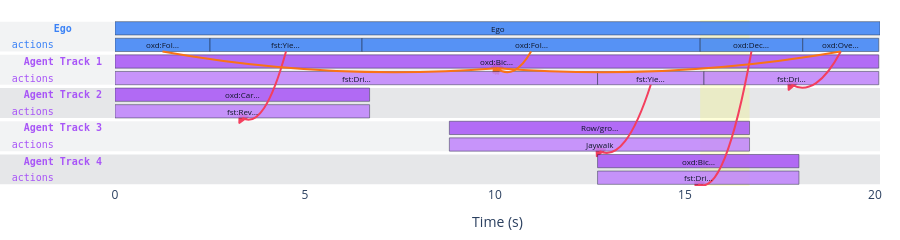

The code cell stored with this chart in its notebook:
### Markdown cell above
## 7. `families=[...]` — render only selected annotation families

Every visualize entry point (`seq.visualize`, `render_timeline`,
`matches.visualize`) accepts a `families` whitelist. Pass a list
of family leaves — `"action"`, `"condition"`, `"containment"`,
`"property"`, `"pose"`, `"state"`,
`"signal_head"`, `"env_control"`, `"physical_containment"` —
and the timeline collapses to just those rows.

`Influence` records remain queryable but are intentionally omitted
from DevKit timeline rows; action-rooted `because_of` relationships
are represented as arrows instead. The former
`families=["influence"]` selector remains accepted as a compatibility
no-op.

Parent entity headers ("Env Track 1", "Agent Track 2", ...) are
NOT named in the whitelist. They auto-render for any entity
whose sub-rows survive the filter; entities with zero
surviving sub-rows drop entirely (no orphan headers). This is
the same composition rule used by `track_groups`, `entity_kinds`,
`agent_ids`, and the clip-local `track_visibility` switches:
every supplied segment filter ANDs together.

### Code cell
# Just the action rows across the clip — ego actions and any
# agent actions, with their entity headers as the only context.
viz.render_timeline(
    seq,
    highlight=(m.interval.start, m.interval.end),
    families=["action"],
)

### Figure 1 — Plotly figure (JSON) as saved in the notebook; plotly's stock layout.template omitted (floating-point values rounded to 4 significant figures)
{"data": [{"hoverinfo": "text", "hovertext": "Ego<br>[0.00s – 20.13s]<br>track: ego_act", "marker": {"color": "#3b82f6", "opacity": 0, "size": 20}, "mode": "markers", "name": "hover:segment:ego_parent_2", "showlegend": false, "type": "scatter", "x": [10.07], "xaxis": "x", "y": [0.0], "yaxis": "y"}, {"hoverinfo": "text", "hovertext": "oxd:FollowRoadUser<br>[0.00s – 2.50s]<br>track: ego_act", "marker": {"color": "#3b82f6", "opacity": 0, "size": 20}, "mode": "markers", "name": "hover:segment:ego_act_3", "showlegend": false, "type": "scatter", "x": [1.25], "xaxis": "x", "y": [1.0], "yaxis": "y"}, {"hoverinfo": "text", "hovertext": "fst:Yield<br>[2.50s – 6.50s]<br>track: ego_act", "marker": {"color": "#3b82f6", "opacity": 0, "size": 20}, "mode": "markers", "name": "hover:segment:ego_act_4", "showlegend": false, "type": "scatter", "x": [4.5], "xaxis": "x", "y": [1.0], "yaxis": "y"}, {"hoverinfo": "text", "hovertext": "oxd:FollowRoadUser<br>[6.50s – 15.40s]<br>track: ego_act", "marker": {"color": "#3b82f6", "opacity": 0, "size": 20}, "mode": "markers", "name": "hover:segment:ego_act_5", "showlegend": false, "type": "scatter", "x": [10.95], "xaxis": "x", "y": [1.0], "yaxis": "y"}, {"hoverinfo": "text", "hovertext": "oxd:Decelerate<br>[15.40s – 18.10s]<br>track: ego_act", "marker": {"color": "#3b82f6", "opacity": 0, "size": 20}, "mode": "markers", "name": "hover:segment:ego_act_6", "showlegend": false, "type": "scatter", "x": [16.75], "xaxis": "x", "y": [1.0], "yaxis": "y"}, {"hoverinfo": "text", "hovertext": "oxd:Overtake<br>[18.10s – 20.10s]<br>track: ego_act", "marker": {"color": "#3b82f6", "opacity": 0, "size": 20}, "mode": "markers", "name": "hover:segment:ego_act_7", "showlegend": false, "type": "scatter", "x": [19.1], "xaxis": "x", "y": [1.0], "yaxis": "y"}, {"hoverinfo": "text", "hovertext": "oxd:Bicycle [Agent]<br>[0.00s – 20.10s]<br>track: agent_0", "marker": {"color": "#a855f7", "opacity": 0, "size": 20}, "mode": "markers", "name": "hover:segment:agent_0_12", "showlegend": false, "type": "scatter", "x": [10.05], "xaxis": "x", "y": [2.0], "yaxis": "y"}, {"hoverinfo": "text", "hovertext": "fst:DrivingInLane<br>[0.00s – 12.70s]<br>track: agent_0", "marker": {"color": "#c084fc", "opacity": 0, "size": 20}, "mode": "markers", "name": "hover:segment:agent_action_0_0_13", "showlegend": false, "type": "scatter", "x": [6.35], "xaxis": "x", "y": [3.0], "yaxis": "y"}, {"hoverinfo": "text", "hovertext": "fst:Yield<br>[12.70s – 15.50s]<br>track: agent_0", "marker": {"color": "#c084fc", "opacity": 0, "size": 20}, "mode": "markers", "name": "hover:segment:agent_action_0_1_14", "showlegend": false, "type": "scatter", "x": [14.1], "xaxis": "x", "y": [3.0], "yaxis": "y"}, {"hoverinfo": "text", "hovertext": "fst:DrivingInLane<br>[15.50s – 20.10s]<br>track: agent_0", "marker": {"color": "#c084fc", "opacity": 0, "size": 20}, "mode": "markers", "name": "hover:segment:agent_action_0_2_15", "showlegend": false, "type": "scatter", "x": [17.8], "xaxis": "x", "y": [3.0], "yaxis": "y"}, {"hoverinfo": "text", "hovertext": "oxd:Car [Agent]<br>[0.00s – 6.70s]<br>track: agent_1", "marker": {"color": "#a855f7", "opacity": 0, "size": 20}, "mode": "markers", "name": "hover:segment:agent_1_19", "showlegend": false, "type": "scatter", "x": [3.35], "xaxis": "x", "y": [4.0], "yaxis": "y"}, {"hoverinfo": "text", "hovertext": "fst:Reverse<br>[0.00s – 6.70s]<br>track: agent_1", "marker": {"color": "#c084fc", "opacity": 0, "size": 20}, "mode": "markers", "name": "hover:segment:agent_action_1_0_20", "showlegend": false, "type": "scatter", "x": [3.35], "xaxis": "x", "y": [5.0], "yaxis": "y"}, {"hoverinfo": "text", "hovertext": "Row/group Pedestrian (Adult) [Agent]<br>[8.80s – 16.70s]<br>track: agent_2", "marker": {"color": "#a855f7", "opacity": 0, "size": 20}, "mode": "markers", "name": "hover:segment:agent_2_23", "showlegend": false, "type": "scatter", "x": [12.75], "xaxis": "x", "y": [6.0], "yaxis": "y"}, {"hoverinfo": "text", "hovertext": "Jaywalk<br>[8.80s – 16.70s]<br>track: agent_2", "marker": {"color": "#c084fc", "opacity": 0, "size": 20}, "mode": "markers", "name": "hover:segment:agent_action_2_0_24", "showlegend": false, "type": "scatter", "x": [12.75], "xaxis": "x", "y": [7.0], "yaxis": "y"}, {"hoverinfo": "text", "hovertext": "oxd:Bicycle [Agent]<br>[12.70s – 18.00s]<br>track: agent_3", "marker": {"color": "#a855f7", "opacity": 0, "size": 20}, "mode": "markers", "name": "hover:segment:agent_3_27", "showlegend": false, "type": "scatter", "x": [15.35], "xaxis": "x", "y": [8.0], "yaxis": "y"}, {"hoverinfo": "text", "hovertext": "fst:DrivingInLane<br>[12.70s – 18.00s]<br>track: agent_3", "marker": {"color": "#c084fc", "opacity": 0, "size": 20}, "mode": "markers", "name": "hover:segment:agent_action_3_0_28", "showlegend": false, "type": "scatter", "x": [15.35], "xaxis": "x", "y": [9.0], "yaxis": "y"}, {"hoverinfo": "text", "hovertext": "because_of<br>fst:Yield<br>  → fst:Reverse", "marker": {"angle": -35.71, "color": "#f43f5e", "line": {"color": "#f43f5e", "width": 1.5}, "size": 10, "symbol": "triangle-up"}, "mode": "markers", "name": "arrowhead:because_of:ego_act_4->agent_action_1_0_20", "showlegend": false, "type": "scatter", "x": [3.35], "xaxis": "x", "y": [5.4], "yaxis": "y"}, {"hoverinfo": "text", "hovertext": "because_of<br>fst:Yield<br>  → fst:Reverse", "marker": {"color": "#f43f5e", "opacity": 0, "size": 18}, "mode": "markers", "name": "hover:arrow:because_of:ego_act_4->agent_action_1_0_20", "showlegend": false, "type": "scatter", "x": [3.925], "xaxis": "x", "y": [4.8], "yaxis": "y"}, {"hoverinfo": "text", "hovertext": "because_of<br>oxd:Decelerate<br>  → fst:DrivingInLane", "marker": {"angle": -41.19, "color": "#f43f5e", "line": {"color": "#f43f5e", "width": 1.5}, "size": 10, "symbol": "triangle-up"}, "mode": "markers", "name": "arrowhead:because_of:ego_act_6->agent_action_3_0_28", "showlegend": false, "type": "scatter", "x": [15.35], "xaxis": "x", "y": [9.4], "yaxis": "y"}, {"hoverinfo": "text", "hovertext": "because_of<br>oxd:Decelerate<br>  → fst:DrivingInLane", "marker": {"color": "#f43f5e", "opacity": 0, "size": 18}, "mode": "markers", "name": "hover:arrow:because_of:ego_act_6->agent_action_3_0_28", "showlegend": false, "type": "scatter", "x": [16.05], "xaxis": "x", "y": [7.8], "yaxis": "y"}, {"hoverinfo": "text", "hovertext": "because_of<br>oxd:Overtake<br>  → fst:DrivingInLane", "marker": {"angle": -39.09, "color": "#f43f5e", "line": {"color": "#f43f5e", "width": 1.5}, "size": 10, "symbol": "triangle-up"}, "mode": "markers", "name": "arrowhead:because_of:ego_act_7->agent_action_0_2_15", "showlegend": false, "type": "scatter", "x": [17.8], "xaxis": "x", "y": [3.4], "yaxis": "y"}, {"hoverinfo": "text", "hovertext": "because_of<br>oxd:Overtake<br>  → fst:DrivingInLane", "marker": {"color": "#f43f5e", "opacity": 0, "size": 18}, "mode": "markers", "name": "hover:arrow:because_of:ego_act_7->agent_action_0_2_15", "showlegend": false, "type": "scatter", "x": [18.45], "xaxis": "x", "y": [3.3], "yaxis": "y"}, {"hoverinfo": "text", "hovertext": "because_of<br>fst:Yield<br>  → Jaywalk", "marker": {"angle": -40.16, "color": "#f43f5e", "line": {"color": "#f43f5e", "width": 1.5}, "size": 10, "symbol": "triangle-up"}, "mode": "markers", "name": "arrowhead:because_of:agent_action_0_1_14->agent_action_2_0_24", "showlegend": false, "type": "scatter", "x": [12.75], "xaxis": "x", "y": [7.4], "yaxis": "y"}, {"hoverinfo": "text", "hovertext": "because_of<br>fst:Yield<br>  → Jaywalk", "marker": {"color": "#f43f5e", "opacity": 0, "size": 18}, "mode": "markers", "name": "hover:arrow:because_of:agent_action_0_1_14->agent_action_2_0_24", "showlegend": false, "type": "scatter", "x": [13.43], "xaxis": "x", "y": [6.8], "yaxis": "y"}, {"hoverinfo": "text", "hovertext": "action_target<br>oxd:FollowRoadUser<br>  → oxd:Bicycle [Agent]", "marker": {"angle": 79.7, "color": "#f97316", "line": {"color": "#f97316", "width": 1.5}, "size": 10, "symbol": "triangle-up"}, "mode": "markers", "name": "arrowhead:action_target:ego_act_3->agent_0_12", "showlegend": false, "type": "scatter", "x": [10.05], "xaxis": "x", "y": [2.4], "yaxis": "y"}, {"hoverinfo": "text", "hovertext": "action_target<br>oxd:FollowRoadUser<br>  → oxd:Bicycle [Agent]", "marker": {"color": "#f97316", "opacity": 0, "size": 18}, "mode": "markers", "name": "hover:arrow:action_target:ego_act_3->agent_0_12", "showlegend": false, "type": "scatter", "x": [5.65], "xaxis": "x", "y": [2.55], "yaxis": "y"}, {"hoverinfo": "text", "hovertext": "action_target<br>oxd:FollowRoadUser<br>  → oxd:Bicycle [Agent]", "marker": {"angle": -29.36, "color": "#f97316", "line": {"color": "#f97316", "width": 1.5}, "size": 10, "symbol": "triangle-up"}, "mode": "markers", "name": "arrowhead:action_target:ego_act_5->agent_0_12", "showlegend": false, "type": "scatter", "x": [10.05], "xaxis": "x", "y": [2.4], "yaxis": "y"}, {"hoverinfo": "text", "hovertext": "action_target<br>oxd:FollowRoadUser<br>  → oxd:Bicycle [Agent]", "marker": {"color": "#f97316", "opacity": 0, "size": 18}, "mode": "markers", "name": "hover:arrow:action_target:ego_act_5->agent_0_12", "showlegend": false, "type": "scatter", "x": [10.5], "xaxis": "x", "y": [2.55], "yaxis": "y"}, {"hoverinfo": "text", "hovertext": "action_target<br>oxd:Overtake<br>  → oxd:Bicycle [Agent]", "marker": {"angle": -79.97, "color": "#f97316", "line": {"color": "#f97316", "width": 1.5}, "size": 10, "symbol": "triangle-up"}, "mode": "markers", "name": "arrowhead:action_target:ego_act_7->agent_0_12", "showlegend": false, "type": "scatter", "x": [10.05], "xaxis": "x", "y": [2.4], "yaxis": "y"}, {"hoverinfo": "text", "hovertext": "action_target<br>oxd:Overtake<br>  → oxd:Bicycle [Agent]", "marker": {"color": "#f97316", "opacity": 0, "size": 18}, "mode": "markers", "name": "hover:arrow:action_target:ego_act_7->agent_0_12", "showlegend": false, "type": "scatter", "x": [14.57], "xaxis": "x", "y": [2.55], "yaxis": "y"}], "layout": {"annotations": [{"font": {"color": "#0f172a", "size": 8}, "name": "label:ego_parent_2", "showarrow": false, "text": "Ego", "x": 10.07, "xref": "x", "y": 0.0, "yref": "y"}, {"font": {"color": "#0f172a", "size": 8}, "name": "label:ego_act_3", "showarrow": false, "text": "oxd:Fol…", "x": 1.25, "xref": "x", "y": 1.0, "yref": "y"}, {"font": {"color": "#0f172a", "size": 8}, "name": "label:ego_act_4", "showarrow": false, "text": "fst:Yie…", "x": 4.5, "xref": "x", "y": 1.0, "yref": "y"}, {"font": {"color": "#0f172a", "size": 8}, "name": "label:ego_act_5", "showarrow": false, "text": "oxd:Fol…", "x": 10.95, "xref": "x", "y": 1.0, "yref": "y"}, {"font": {"color": "#0f172a", "size": 8}, "name": "label:ego_act_6", "showarrow": false, "text": "oxd:Dec…", "x": 16.75, "xref": "x", "y": 1.0, "yref": "y"}, {"font": {"color": "#0f172a", "size": 8}, "name": "label:ego_act_7", "showarrow": false, "text": "oxd:Ove…", "x": 19.1, "xref": "x", "y": 1.0, "yref": "y"}, {"font": {"color": "#0f172a", "size": 8}, "name": "label:agent_0_12", "showarrow": false, "text": "oxd:Bic…", "x": 10.05, "xref": "x", "y": 2.0, "yref": "y"}, {"font": {"color": "#0f172a", "size": 8}, "name": "label:agent_action_0_0_13", "showarrow": false, "text": "fst:Dri…", "x": 6.35, "xref": "x", "y": 3.0, "yref": "y"}, {"font": {"color": "#0f172a", "size": 8}, "name": "label:agent_action_0_1_14", "showarrow": false, "text": "fst:Yie…", "x": 14.1, "xref": "x", "y": 3.0, "yref": "y"}, {"font": {"color": "#0f172a", "size": 8}, "name": "label:agent_action_0_2_15", "showarrow": false, "text": "fst:Dri…", "x": 17.8, "xref": "x", "y": 3.0, "yref": "y"}, {"font": {"color": "#0f172a", "size": 8}, "name": "label:agent_1_19", "showarrow": false, "text": "oxd:Car…", "x": 3.35, "xref": "x", "y": 4.0, "yref": "y"}, {"font": {"color": "#0f172a", "size": 8}, "name": "label:agent_action_1_0_20", "showarrow": false, "text": "fst:Rev…", "x": 3.35, "xref": "x", "y": 5.0, "yref": "y"}, {"font": {"color": "#0f172a", "size": 8}, "name": "label:agent_2_23", "showarrow": false, "text": "Row/gro…", "x": 12.75, "xref": "x", "y": 6.0, "yref": "y"}, {"font": {"color": "#0f172a", "size": 8}, "name": "label:agent_action_2_0_24", "showarrow": false, "text": "Jaywalk", "x": 12.75, "xref": "x", "y": 7.0, "yref": "y"}, {"font": {"color": "#0f172a", "size": 8}, "name": "label:agent_3_27", "showarrow": false, "text": "oxd:Bic…", "x": 15.35, "xref": "x", "y": 8.0, "yref": "y"}, {"font": {"color": "#0f172a", "size": 8}, "name": "label:agent_action_3_0_28", "showarrow": false, "text": "fst:Dri…", "x": 15.35, "xref": "x", "y": 9.0, "yref": "y"}], "height": 240, "margin": {"b": 40, "l": 80, "r": 20, "t": 20}, "shapes": [{"fillcolor": "rgba(15, 23, 42, 0.05)", "layer": "below", "line": {"width": 0}, "name": "entity_block:Ego:0", "opacity": 1.0, "type": "rect", "x0": -0.18, "x1": 1.0, "xref": "paper", "y0": -0.4, "y1": 1.4, "yref": "y"}, {"fillcolor": "rgba(15, 23, 42, 0.05)", "layer": "below", "line": {"width": 0}, "name": "entity_block:Agents:0", "opacity": 1.0, "type": "rect", "x0": -0.18, "x1": 1.0, "xref": "paper", "y0": 1.6, "y1": 3.4, "yref": "y"}, {"fillcolor": "rgba(15, 23, 42, 0.1)", "layer": "below", "line": {"width": 0}, "name": "entity_block:Agents:1", "opacity": 1.0, "type": "rect", "x0": -0.18, "x1": 1.0, "xref": "paper", "y0": 3.6, "y1": 5.4, "yref": "y"}, {"fillcolor": "rgba(15, 23, 42, 0.05)", "layer": "below", "line": {"width": 0}, "name": "entity_block:Agents:2", "opacity": 1.0, "type": "rect", "x0": -0.18, "x1": 1.0, "xref": "paper", "y0": 5.6, "y1": 7.4, "yref": "y"}, {"fillcolor": "rgba(15, 23, 42, 0.1)", "layer": "below", "line": {"width": 0}, "name": "entity_block:Agents:3", "opacity": 1.0, "type": "rect", "x0": -0.18, "x1": 1.0, "xref": "paper", "y0": 7.6, "y1": 9.4, "yref": "y"}, {"fillcolor": "yellow", "layer": "below", "line": {"width": 0}, "name": "highlight", "opacity": 0.15, "type": "rect", "x0": 15.4, "x1": 16.7, "xref": "x", "y0": -0.5, "y1": 9.5, "yref": "y"}, {"fillcolor": "#3b82f6", "layer": "above", "line": {"color": "#0f172a", "width": 0.5}, "name": "segment:ego_parent_2", "opacity": 0.85, "type": "rect", "x0": 0.0, "x1": 20.13, "xref": "x", "y0": -0.4, "y1": 0.4, "yref": "y"}, {"fillcolor": "#3b82f6", "layer": "above", "line": {"color": "#0f172a", "width": 0.5}, "name": "segment:ego_act_3", "opacity": 0.85, "type": "rect", "x0": 0.0, "x1": 2.5, "xref": "x", "y0": 0.6, "y1": 1.4, "yref": "y"}, {"fillcolor": "#3b82f6", "layer": "above", "line": {"color": "#0f172a", "width": 0.5}, "name": "segment:ego_act_4", "opacity": 0.85, "type": "rect", "x0": 2.5, "x1": 6.5, "xref": "x", "y0": 0.6, "y1": 1.4, "yref": "y"}, {"fillcolor": "#3b82f6", "layer": "above", "line": {"color": "#0f172a", "width": 0.5}, "name": "segment:ego_act_5", "opacity": 0.85, "type": "rect", "x0": 6.5, "x1": 15.4, "xref": "x", "y0": 0.6, "y1": 1.4, "yref": "y"}, {"fillcolor": "#3b82f6", "layer": "above", "line": {"color": "#0f172a", "width": 0.5}, "name": "segment:ego_act_6", "opacity": 0.85, "type": "rect", "x0": 15.4, "x1": 18.1, "xref": "x", "y0": 0.6, "y1": 1.4, "yref": "y"}, {"fillcolor": "#3b82f6", "layer": "above", "line": {"color": "#0f172a", "width": 0.5}, "name": "segment:ego_act_7", "opacity": 0.85, "type": "rect", "x0": 18.1, "x1": 20.1, "xref": "x", "y0": 0.6, "y1": 1.4, "yref": "y"}, {"fillcolor": "#a855f7", "layer": "above", "line": {"color": "#0f172a", "width": 0.5}, "name": "segment:agent_0_12", "opacity": 0.85, "type": "rect", "x0": 0.0, "x1": 20.1, "xref": "x", "y0": 1.6, "y1": 2.4, "yref": "y"}, {"fillcolor": "#c084fc", "layer": "above", "line": {"color": "#0f172a", "width": 0.5}, "name": "segment:agent_action_0_0_13", "opacity": 0.85, "type": "rect", "x0": 0.0, "x1": 12.7, "xref": "x", "y0": 2.6, "y1": 3.4, "yref": "y"}, {"fillcolor": "#c084fc", "layer": "above", "line": {"color": "#0f172a", "width": 0.5}, "name": "segment:agent_action_0_1_14", "opacity": 0.85, "type": "rect", "x0": 12.7, "x1": 15.5, "xref": "x", "y0": 2.6, "y1": 3.4, "yref": "y"}, {"fillcolor": "#c084fc", "layer": "above", "line": {"color": "#0f172a", "width": 0.5}, "name": "segment:agent_action_0_2_15", "opacity": 0.85, "type": "rect", "x0": 15.5, "x1": 20.1, "xref": "x", "y0": 2.6, "y1": 3.4, "yref": "y"}, {"fillcolor": "#a855f7", "layer": "above", "line": {"color": "#0f172a", "width": 0.5}, "name": "segment:agent_1_19", "opacity": 0.85, "type": "rect", "x0": 0.0, "x1": 6.7, "xref": "x", "y0": 3.6, "y1": 4.4, "yref": "y"}, {"fillcolor": "#c084fc", "layer": "above", "line": {"color": "#0f172a", "width": 0.5}, "name": "segment:agent_action_1_0_20", "opacity": 0.85, "type": "rect", "x0": 0.0, "x1": 6.7, "xref": "x", "y0": 4.6, "y1": 5.4, "yref": "y"}, {"fillcolor": "#a855f7", "layer": "above", "line": {"color": "#0f172a", "width": 0.5}, "name": "segment:agent_2_23", "opacity": 0.85, "type": "rect", "x0": 8.8, "x1": 16.7, "xref": "x", "y0": 5.6, "y1": 6.4, "yref": "y"}, {"fillcolor": "#c084fc", "layer": "above", "line": {"color": "#0f172a", "width": 0.5}, "name": "segment:agent_action_2_0_24", "opacity": 0.85, "type": "rect", "x0": 8.8, "x1": 16.7, "xref": "x", "y0": 6.6, "y1": 7.4, "yref": "y"}, {"fillcolor": "#a855f7", "layer": "above", "line": {"color": "#0f172a", "width": 0.5}, "name": "segment:agent_3_27", "opacity": 0.85, "type": "rect", "x0": 12.7, "x1": 18.0, "xref": "x", "y0": 7.6, "y1": 8.4, "yref": "y"}, {"fillcolor": "#c084fc", "layer": "above", "line": {"color": "#0f172a", "width": 0.5}, "name": "segment:agent_action_3_0_28", "opacity": 0.85, "type": "rect", "x0": 12.7, "x1": 18.0, "xref": "x", "y0": 8.6, "y1": 9.4, "yref": "y"}, {"fillcolor": "rgba(0,0,0,0)", "layer": "above", "line": {"color": "#f43f5e", "width": 2}, "name": "arrow:because_of:ego_act_4->agent_action_1_0_20", "path": "M 4.5 1.4 Q 3.925 6.199999999999999 3.35 5.3999999999999995", "type": "path", "xref": "x", "yref": "y"}, {"fillcolor": "rgba(0,0,0,0)", "layer": "above", "line": {"color": "#f43f5e", "width": 2}, "name": "arrow:because_of:ego_act_6->agent_action_3_0_28", "path": "M 16.75 1.4 Q 16.05 10.200000000000001 15.35 9.4", "type": "path", "xref": "x", "yref": "y"}, {"fillcolor": "rgba(0,0,0,0)", "layer": "above", "line": {"color": "#f43f5e", "width": 2}, "name": "arrow:because_of:ego_act_7->agent_action_0_2_15", "path": "M 19.1 1.4 Q 18.450000000000003 4.2 17.8 3.4000000000000004", "type": "path", "xref": "x", "yref": "y"}, {"fillcolor": "rgba(0,0,0,0)", "layer": "above", "line": {"color": "#f43f5e", "width": 2}, "name": "arrow:because_of:agent_action_0_1_14->agent_action_2_0_24", "path": "M 14.1 3.4000000000000004 Q 13.425 8.2 12.75 7.3999999999999995", "type": "path", "xref": "x", "yref": "y"}, {"fillcolor": "rgba(0,0,0,0)", "layer": "above", "line": {"color": "#f97316", "width": 2}, "name": "arrow:action_target:ego_act_3->agent_0_12", "path": "M 1.25 1.4 Q 5.65 3.2 10.05 2.4000000000000004", "type": "path", "xref": "x", "yref": "y"}, {"fillcolor": "rgba(0,0,0,0)", "layer": "above", "line": {"color": "#f97316", "width": 2}, "name": "arrow:action_target:ego_act_5->agent_0_12", "path": "M 10.95 1.4 Q 10.5 3.2 10.05 2.4000000000000004", "type": "path", "xref": "x", "yref": "y"}, {"fillcolor": "rgba(0,0,0,0)", "layer": "above", "line": {"color": "#f97316", "width": 2}, "name": "arrow:action_target:ego_act_7->agent_0_12", "path": "M 19.1 1.4 Q 14.575000000000001 3.2 10.05 2.4000000000000004", "type": "path", "xref": "x", "yref": "y"}], "xaxis": {"range": [0, 20.13], "showgrid": false, "title": {"text": "Time (s)"}, "zeroline": false}, "yaxis": {"range": [9.5, -0.5], "showgrid": false, "tickfont": {"family": "ui-monospace, SFMono-Regular, Menlo, Consolas, monospace", "size": 10}, "tickmode": "array", "ticktext": ["<span style=\"color:#3b82f6\"><b>Ego</b>       </span>", "<span style=\"color:#3b82f6\">actions          </span>", "<span style=\"color:#a855f7\"><b>Agent Track 1</b>  </span>", "<span style=\"color:#a855f7\">actions          </span>", "<span style=\"color:#a855f7\"><b>Agent Track 2</b>  </span>", "<span style=\"color:#a855f7\">actions          </span>", "<span style=\"color:#a855f7\"><b>Agent Track 3</b>  </span>", "<span style=\"color:#a855f7\">actions          </span>", "<span style=\"color:#a855f7\"><b>Agent Track 4</b>  </span>", "<span style=\"color:#a855f7\">actions          </span>"], "tickvals": [0, 1, 2, 3, 4, 5, 6, 7, 8, 9], "zeroline": false}}}
